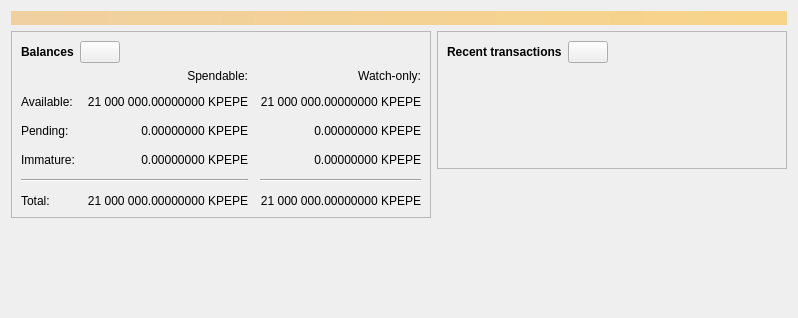
<?xml version="1.0" encoding="UTF-8"?>
<ui version="4.0">
 <class>OverviewPage</class>
 <widget class="QWidget" name="OverviewPage">
  <property name="geometry">
   <rect>
    <x>0</x>
    <y>0</y>
    <width>798</width>
    <height>318</height>
   </rect>
  </property>
  <property name="windowTitle">
   <string>Form</string>
  </property>
  <layout class="QVBoxLayout" name="topLayout">
   <item>
    <widget class="QLabel" name="labelAlerts">
     <property name="visible">
      <bool>false</bool>
     </property>
     <property name="styleSheet">
      <string notr="true">QLabel { background-color: qlineargradient(x1: 0, y1: 0, x2: 1, y2: 0, stop:0 #F0D0A0, stop:1 #F8D488); color:#000000; }</string>
     </property>
     <property name="wordWrap">
      <bool>true</bool>
     </property>
     <property name="margin">
      <number>3</number>
     </property>
     <property name="textInteractionFlags">
      <set>Qt::TextSelectableByMouse</set>
     </property>
    </widget>
   </item>
   <item>
    <layout class="QHBoxLayout" name="horizontalLayout" stretch="1,1">
     <item>
      <layout class="QVBoxLayout" name="verticalLayout_2">
       <item>
        <widget class="QFrame" name="frame">
         <property name="frameShape">
          <enum>QFrame::StyledPanel</enum>
         </property>
         <property name="frameShadow">
          <enum>QFrame::Raised</enum>
         </property>
         <layout class="QVBoxLayout" name="verticalLayout_4">
          <item>
           <layout class="QHBoxLayout" name="horizontalLayout_4">
            <item>
             <widget class="QLabel" name="label_5">
              <property name="font">
               <font>
                <weight>75</weight>
                <bold>true</bold>
               </font>
              </property>
              <property name="text">
               <string>Balances</string>
              </property>
             </widget>
            </item>
            <item>
             <widget class="QPushButton" name="labelWalletStatus">
              <property name="enabled">
               <bool>true</bool>
              </property>
              <property name="maximumSize">
               <size>
                <width>45</width>
                <height>16777215</height>
               </size>
              </property>
              <property name="toolTip">
               <string>The displayed information may be out of date. Your wallet automatically synchronizes with the KingPepe network after a connection is established, but this process has not completed yet.</string>
              </property>
              <property name="text">
               <string/>
              </property>
              <property name="icon">
               <iconset resource="../kingpepe.qrc">
                <normaloff>:/icons/warning</normaloff>
                <disabledoff>:/icons/warning</disabledoff>:/icons/warning</iconset>
              </property>
              <property name="iconSize">
               <size>
                <width>24</width>
                <height>24</height>
               </size>
              </property>
             </widget>
            </item>
            <item>
             <spacer name="horizontalSpacer_3">
              <property name="orientation">
               <enum>Qt::Horizontal</enum>
              </property>
              <property name="sizeHint" stdset="0">
               <size>
                <width>40</width>
                <height>20</height>
               </size>
              </property>
             </spacer>
            </item>
           </layout>
          </item>
          <item>
           <layout class="QGridLayout" name="gridLayout">
            <property name="spacing">
             <number>12</number>
            </property>
            <item row="2" column="2">
             <widget class="QLabel" name="labelWatchPending">
              <property name="cursor">
               <cursorShape>IBeamCursor</cursorShape>
              </property>
              <property name="toolTip">
               <string>Unconfirmed transactions to watch-only addresses</string>
              </property>
              <property name="text">
               <string notr="true">0.00000000 KPEPE</string>
              </property>
              <property name="alignment">
               <set>Qt::AlignRight|Qt::AlignTrailing|Qt::AlignVCenter</set>
              </property>
              <property name="textInteractionFlags">
               <set>Qt::LinksAccessibleByMouse|Qt::TextSelectableByKeyboard|Qt::TextSelectableByMouse</set>
              </property>
             </widget>
            </item>
            <item row="2" column="1">
             <widget class="QLabel" name="labelUnconfirmed">
              <property name="cursor">
               <cursorShape>IBeamCursor</cursorShape>
              </property>
              <property name="toolTip">
               <string>Total of transactions that have yet to be confirmed, and do not yet count toward the spendable balance</string>
              </property>
              <property name="text">
               <string notr="true">0.00000000 KPEPE</string>
              </property>
              <property name="alignment">
               <set>Qt::AlignRight|Qt::AlignTrailing|Qt::AlignVCenter</set>
              </property>
              <property name="textInteractionFlags">
               <set>Qt::LinksAccessibleByMouse|Qt::TextSelectableByKeyboard|Qt::TextSelectableByMouse</set>
              </property>
             </widget>
            </item>
            <item row="3" column="2">
             <widget class="QLabel" name="labelWatchImmature">
              <property name="cursor">
               <cursorShape>IBeamCursor</cursorShape>
              </property>
              <property name="toolTip">
               <string>Mined balance in watch-only addresses that has not yet matured</string>
              </property>
              <property name="text">
               <string notr="true">0.00000000 KPEPE</string>
              </property>
              <property name="alignment">
               <set>Qt::AlignRight|Qt::AlignTrailing|Qt::AlignVCenter</set>
              </property>
              <property name="textInteractionFlags">
               <set>Qt::LinksAccessibleByMouse|Qt::TextSelectableByKeyboard|Qt::TextSelectableByMouse</set>
              </property>
             </widget>
            </item>
            <item row="4" column="0" colspan="2">
             <widget class="Line" name="line">
              <property name="orientation">
               <enum>Qt::Horizontal</enum>
              </property>
             </widget>
            </item>
            <item row="4" column="2">
             <widget class="Line" name="lineWatchBalance">
              <property name="sizePolicy">
               <sizepolicy hsizetype="Preferred" vsizetype="Fixed">
                <horstretch>0</horstretch>
                <verstretch>0</verstretch>
               </sizepolicy>
              </property>
              <property name="minimumSize">
               <size>
                <width>140</width>
                <height>0</height>
               </size>
              </property>
              <property name="orientation">
               <enum>Qt::Horizontal</enum>
              </property>
             </widget>
            </item>
            <item row="5" column="0">
             <widget class="QLabel" name="labelTotalText">
              <property name="text">
               <string>Total:</string>
              </property>
             </widget>
            </item>
            <item row="3" column="1">
             <widget class="QLabel" name="labelImmature">
              <property name="cursor">
               <cursorShape>IBeamCursor</cursorShape>
              </property>
              <property name="toolTip">
               <string>Mined balance that has not yet matured</string>
              </property>
              <property name="text">
               <string notr="true">0.00000000 KPEPE</string>
              </property>
              <property name="alignment">
               <set>Qt::AlignRight|Qt::AlignTrailing|Qt::AlignVCenter</set>
              </property>
              <property name="textInteractionFlags">
               <set>Qt::LinksAccessibleByMouse|Qt::TextSelectableByKeyboard|Qt::TextSelectableByMouse</set>
              </property>
             </widget>
            </item>
            <item row="2" column="3">
             <spacer name="horizontalSpacer_2">
              <property name="orientation">
               <enum>Qt::Horizontal</enum>
              </property>
              <property name="sizeHint" stdset="0">
               <size>
                <width>40</width>
                <height>20</height>
               </size>
              </property>
             </spacer>
            </item>
            <item row="3" column="0">
             <widget class="QLabel" name="labelImmatureText">
              <property name="text">
               <string>Immature:</string>
              </property>
             </widget>
            </item>
            <item row="5" column="1">
             <widget class="QLabel" name="labelTotal">
              <property name="cursor">
               <cursorShape>IBeamCursor</cursorShape>
              </property>
              <property name="toolTip">
               <string>Your current total balance</string>
              </property>
              <property name="text">
               <string notr="true">21 000 000.00000000 KPEPE</string>
              </property>
              <property name="alignment">
               <set>Qt::AlignRight|Qt::AlignTrailing|Qt::AlignVCenter</set>
              </property>
              <property name="textInteractionFlags">
               <set>Qt::LinksAccessibleByMouse|Qt::TextSelectableByKeyboard|Qt::TextSelectableByMouse</set>
              </property>
             </widget>
            </item>
            <item row="5" column="2">
             <widget class="QLabel" name="labelWatchTotal">
              <property name="cursor">
               <cursorShape>IBeamCursor</cursorShape>
              </property>
              <property name="toolTip">
               <string>Current total balance in watch-only addresses</string>
              </property>
              <property name="text">
               <string notr="true">21 000 000.00000000 KPEPE</string>
              </property>
              <property name="alignment">
               <set>Qt::AlignRight|Qt::AlignTrailing|Qt::AlignVCenter</set>
              </property>
              <property name="textInteractionFlags">
               <set>Qt::LinksAccessibleByMouse|Qt::TextSelectableByKeyboard|Qt::TextSelectableByMouse</set>
              </property>
             </widget>
            </item>
            <item row="0" column="2">
             <widget class="QLabel" name="labelWatchonly">
              <property name="text">
               <string>Watch-only:</string>
              </property>
              <property name="alignment">
               <set>Qt::AlignRight|Qt::AlignTrailing|Qt::AlignVCenter</set>
              </property>
             </widget>
            </item>
            <item row="1" column="0">
             <widget class="QLabel" name="labelBalanceText">
              <property name="text">
               <string>Available:</string>
              </property>
             </widget>
            </item>
            <item row="1" column="1">
             <widget class="QLabel" name="labelBalance">
              <property name="cursor">
               <cursorShape>IBeamCursor</cursorShape>
              </property>
              <property name="toolTip">
               <string>Your current spendable balance</string>
              </property>
              <property name="text">
               <string notr="true">21 000 000.00000000 KPEPE</string>
              </property>
              <property name="alignment">
               <set>Qt::AlignRight|Qt::AlignTrailing|Qt::AlignVCenter</set>
              </property>
              <property name="textInteractionFlags">
               <set>Qt::LinksAccessibleByMouse|Qt::TextSelectableByKeyboard|Qt::TextSelectableByMouse</set>
              </property>
             </widget>
            </item>
            <item row="1" column="2">
             <widget class="QLabel" name="labelWatchAvailable">
              <property name="cursor">
               <cursorShape>IBeamCursor</cursorShape>
              </property>
              <property name="toolTip">
               <string>Your current balance in watch-only addresses</string>
              </property>
              <property name="text">
               <string notr="true">21 000 000.00000000 KPEPE</string>
              </property>
              <property name="alignment">
               <set>Qt::AlignRight|Qt::AlignTrailing|Qt::AlignVCenter</set>
              </property>
              <property name="textInteractionFlags">
               <set>Qt::LinksAccessibleByMouse|Qt::TextSelectableByKeyboard|Qt::TextSelectableByMouse</set>
              </property>
             </widget>
            </item>
            <item row="2" column="0">
             <widget class="QLabel" name="labelPendingText">
              <property name="text">
               <string>Pending:</string>
              </property>
             </widget>
            </item>
            <item row="0" column="1">
             <widget class="QLabel" name="labelSpendable">
              <property name="text">
               <string>Spendable:</string>
              </property>
              <property name="alignment">
               <set>Qt::AlignRight|Qt::AlignTrailing|Qt::AlignVCenter</set>
              </property>
             </widget>
            </item>
           </layout>
          </item>
         </layout>
        </widget>
       </item>
       <item>
        <spacer name="verticalSpacer">
         <property name="orientation">
          <enum>Qt::Vertical</enum>
         </property>
         <property name="sizeHint" stdset="0">
          <size>
           <width>20</width>
           <height>40</height>
          </size>
         </property>
        </spacer>
       </item>
      </layout>
     </item>
     <item>
      <layout class="QVBoxLayout" name="verticalLayout_3">
       <item>
        <widget class="QFrame" name="frame_2">
         <property name="frameShape">
          <enum>QFrame::StyledPanel</enum>
         </property>
         <property name="frameShadow">
          <enum>QFrame::Raised</enum>
         </property>
         <layout class="QVBoxLayout" name="verticalLayout">
          <item>
           <layout class="QHBoxLayout" name="horizontalLayout_2">
            <item>
             <widget class="QLabel" name="label_4">
              <property name="font">
               <font>
                <weight>75</weight>
                <bold>true</bold>
               </font>
              </property>
              <property name="text">
               <string>Recent transactions</string>
              </property>
             </widget>
            </item>
            <item>
             <widget class="QPushButton" name="labelTransactionsStatus">
              <property name="enabled">
               <bool>true</bool>
              </property>
              <property name="maximumSize">
               <size>
                <width>45</width>
                <height>16777215</height>
               </size>
              </property>
              <property name="toolTip">
               <string>The displayed information may be out of date. Your wallet automatically synchronizes with the KingPepe network after a connection is established, but this process has not completed yet.</string>
              </property>
              <property name="text">
               <string/>
              </property>
              <property name="icon">
               <iconset resource="../kingpepe.qrc">
                <normaloff>:/icons/warning</normaloff>
                <disabledoff>:/icons/warning</disabledoff>:/icons/warning</iconset>
              </property>
              <property name="iconSize">
               <size>
                <width>24</width>
                <height>24</height>
               </size>
              </property>
             </widget>
            </item>
            <item>
             <spacer name="horizontalSpacer">
              <property name="orientation">
               <enum>Qt::Horizontal</enum>
              </property>
              <property name="sizeHint" stdset="0">
               <size>
                <width>40</width>
                <height>20</height>
               </size>
              </property>
             </spacer>
            </item>
           </layout>
          </item>
          <item>
           <widget class="TransactionOverviewWidget" name="listTransactions">
            <property name="styleSheet">
             <string notr="true">QListView { background: transparent; }</string>
            </property>
            <property name="frameShape">
             <enum>QFrame::NoFrame</enum>
            </property>
            <property name="verticalScrollBarPolicy">
             <enum>Qt::ScrollBarAlwaysOff</enum>
            </property>
            <property name="horizontalScrollBarPolicy">
             <enum>Qt::ScrollBarAlwaysOff</enum>
            </property>
            <property name="sizeAdjustPolicy">
             <enum>QAbstractScrollArea::AdjustToContents</enum>
            </property>
            <property name="selectionMode">
             <enum>QAbstractItemView::NoSelection</enum>
            </property>
            <property name="uniformItemSizes">
             <bool>true</bool>
            </property>
           </widget>
          </item>
         </layout>
        </widget>
       </item>
       <item>
        <spacer name="verticalSpacer_2">
         <property name="orientation">
          <enum>Qt::Vertical</enum>
         </property>
         <property name="sizeHint" stdset="0">
          <size>
           <width>20</width>
           <height>40</height>
          </size>
         </property>
        </spacer>
       </item>
      </layout>
     </item>
    </layout>
   </item>
  </layout>
 </widget>
 <customwidgets>
  <customwidget>
   <class>TransactionOverviewWidget</class>
   <extends>QListView</extends>
   <header>qt/transactionoverviewwidget.h</header>
  </customwidget>
 </customwidgets>
 <resources/>
 <connections/>
</ui>
